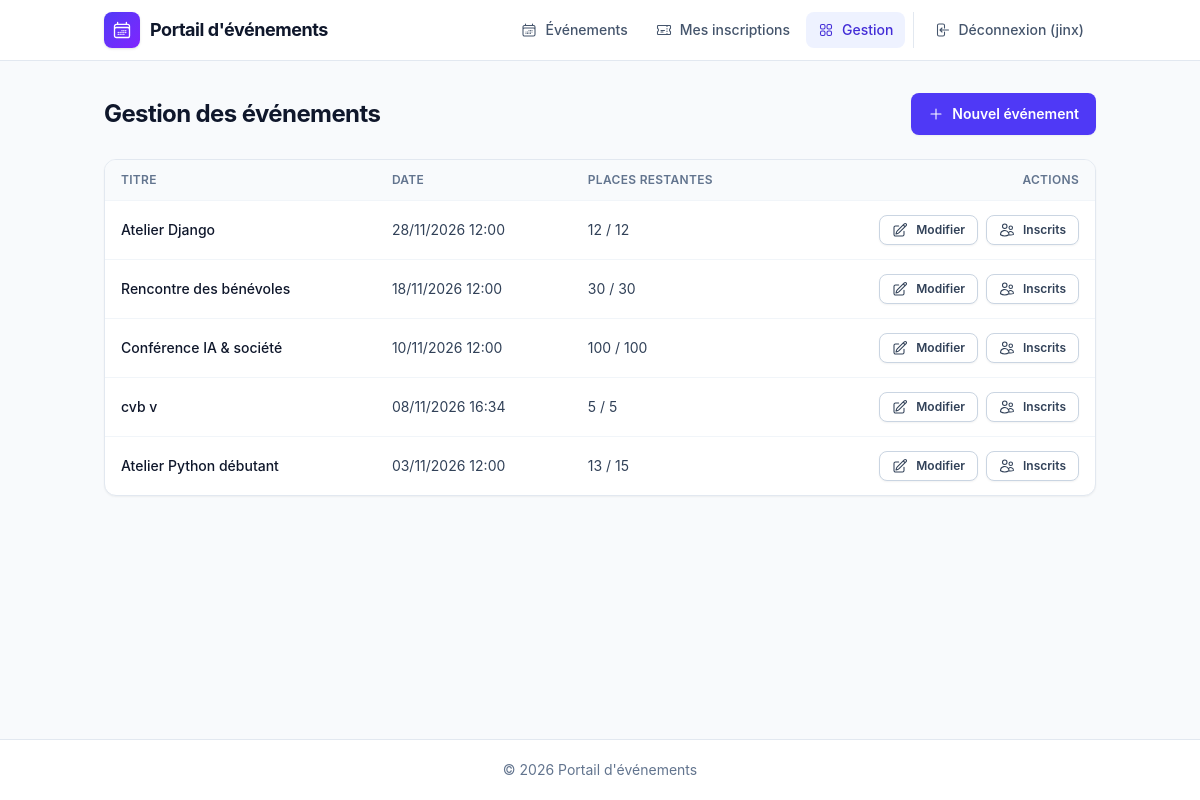
The app's page /gestion/ (signed in) with its own data.
### evenements/models.py (models this page shows, shortened)
class Evenement(models.Model):
    class Categorie(models.TextChoices):
        ATELIER = "atelier", "Atelier"
        CONFERENCE = "conference", "Conférence"
        RENCONTRE = "rencontre", "Rencontre"
    titre = models.CharField(max_length=200)
    description = models.TextField()
    date_evenement = models.DateTimeField("date et heure")
    lieu = models.CharField(max_length=200)
    capacite = models.PositiveIntegerField(
        "capacité", validators=[MinValueValidator(1, "La capacité doit être d'au moins 1.")]
    )
    categorie = models.CharField(
        "catégorie", max_length=20, choices=Categorie.choices, default=Categorie.ATELIER
    )
    class Meta:
        ordering = ["date_evenement"]
    @property
    def est_passe(self):
        return self.date_evenement <= timezone.now()
    @property
    def places_restantes(self):
        confirmees = self.inscriptions.filter(statut=Inscription.Statut.CONFIRMEE).count()
        return max(0, self.capacite - confirmees)

### evenements/views.py (the view)
# urls.py: path("gestion/", views.gestion_evenements, name="gestion_evenements"),
@gestionnaire_requis
def gestion_evenements(request):
    return render(request, "evenements/gestion_evenements.html", {
        "evenements": Evenement.objects.order_by("-date_evenement")
    })

### evenements/views.py (called while the page is built)
def gestionnaire_requis(vue):
    @wraps(vue)
    def _vue(request, *args, **kwargs):
        if not request.user.is_authenticated:
            return redirect_to_login(request.get_full_path())
        if not request.user.is_staff:
            raise PermissionDenied
        return vue(request, *args, **kwargs)
    return _vue

### templates/evenements/gestion_evenements.html (shortened to what this page needs)
{% extends "base.html" %}
{% block content %}
<div class="page-header">
  <h1>Gestion des événements</h1>
  <a class="btn" href="{% url 'creer_evenement' %}">{% include "partials/icon.html" with name="plus" %} Nouvel événement</a>
</div>
<div class="table-wrap">
<table>
  <tr><th>Titre</th><th>Date</th><th>Places restantes</th><th class="text-right">Actions</th></tr>
  {% for e in evenements %}
  <tr>
    <td class="font-medium text-slate-900">{{ e.titre }}</td>
    <td class="whitespace-nowrap">{{ e.date_evenement|date:"d/m/Y H:i" }}{% if e.est_passe %} <span class="badge gray ml-1">passé</span>{% endif %}</td>
    <td class="whitespace-nowrap">{{ e.places_restantes }} / {{ e.capacite }}</td>
    <td>
      <div class="flex justify-end gap-2">
        <a class="btn gris sm" href="{% url 'modifier_evenement' e.pk %}">{% include "partials/icon.html" with name="pencil" %} Modifier</a>
        <a class="btn gris sm" href="{% url 'inscrits_evenement' e.pk %}">{% include "partials/icon.html" with name="users" %} Inscrits</a>
      </div>
    </td>
  </tr>
  {% empty %}<tr><td colspan="4" class="py-10 text-center text-slate-500">Aucun événement.</td></tr>{% endfor %}
</table>
</div>
{% endblock %}

### templates/base.html (shortened to what this page needs)
{% load tailwind_tags %}<!DOCTYPE html>
<html lang="fr">
<head>
  {% tailwind_css %}
</head>
<body class="flex min-h-screen flex-col">
<header class="sticky top-0 z-30 border-b border-slate-200 bg-white/90 backdrop-blur">
  <nav class="mx-auto flex max-w-5xl flex-wrap items-center gap-x-1 gap-y-2 px-4 py-3">
    <a class="brand mr-auto" href="{% url 'liste_evenements' %}">
      <span class="brand-logo">{% include "partials/icon.html" with name="calendar-days" cls="size-5" %}</span>
      Portail d'événements
    </a>
    <a class="nav-link {% if request.resolver_match.url_name == 'liste_evenements' %}is-active{% endif %}" href="{% url 'liste_evenements' %}">
      {% include "partials/icon.html" with name="calendar-days" %} Événements
    </a>
    {% if user.is_authenticated %}
      <a class="nav-link {% if request.resolver_match.url_name == 'mes_inscriptions' %}is-active{% endif %}" href="{% url 'mes_inscriptions' %}">
        {% include "partials/icon.html" with name="ticket" %} Mes inscriptions
      </a>
      {% if user.is_staff %}
      <a class="nav-link {% if request.resolver_match.url_name == 'gestion_evenements' %}is-active{% endif %}" href="{% url 'gestion_evenements' %}">
        {% include "partials/icon.html" with name="grid" %} Gestion
      </a>
      {% endif %}
      <form method="post" action="{% url 'deconnexion' %}" class="m-0 ml-1 border-l border-slate-200 pl-2">{% csrf_token %}
        <button type="submit" class="nav-link">
          {% include "partials/icon.html" with name="logout" %} Déconnexion ({{ user.username }})
        </button>
      </form>
    {% else %}
      <a class="nav-link" href="{% url 'connexion' %}">{% include "partials/icon.html" with name="login" %} Connexion</a>
      <a class="btn sm" href="{% url 'creer_compte' %}">{% include "partials/icon.html" with name="user-plus" %} Créer un compte</a>
    {% endif %}
  </nav>
</header>
<main class="mx-auto my-8 w-full max-w-5xl flex-1 px-4">
  {% block content %}{% endblock %}
</main>
<footer class="border-t border-slate-200 bg-white">
  <div class="mx-auto max-w-5xl px-4 py-5 text-center text-sm text-slate-500">
    &copy; {% now "Y" %} Portail d'événements
  </div>
</footer>
</body>
</html>

### records on screen
Evenement: titre "Atelier Django", date_evenement "28/11/2026 12:00", places_restantes "12", capacite "12"
Evenement: titre "Rencontre des bénévoles", date_evenement "18/11/2026 12:00", places_restantes "30", capacite "30"
Evenement: titre "Conférence IA & société", date_evenement "10/11/2026 12:00", places_restantes "100", capacite "100"
Evenement: titre "cvb v", date_evenement "08/11/2026 16:34", places_restantes "5", capacite "5"
Evenement: titre "Atelier Python débutant", date_evenement "03/11/2026 12:00", places_restantes "13", capacite "15"

### other values on screen
{{ user.username }} "jinx"
